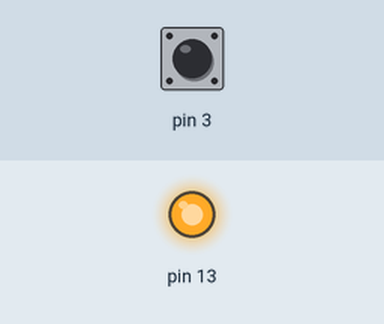
Simulated run of this sketch. Board: Arduino Uno, built with avr-gcc and run on an emulated ATmega328P. Parts: output pins drawn as LEDs (lit = HIGH). Inputs (shaded band) come from the test bench; at power-on: pin 3 HIGH.

Above: at 0.8 s.
0.9 s: pin 3 pulled LOW for 0.15 s
At 0.97 s:
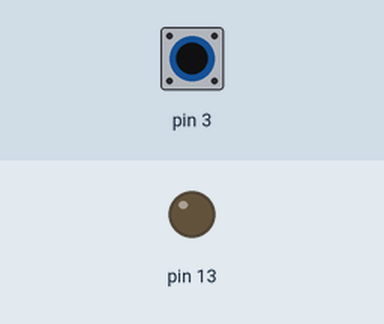
2.5 s: pin 3 pulled LOW for 3.2 s
At 6.5 s:
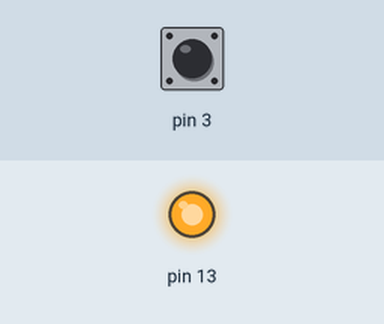
Timing chart, 0 to 8.0 s (numbered marks = the images above; inputs shaded):
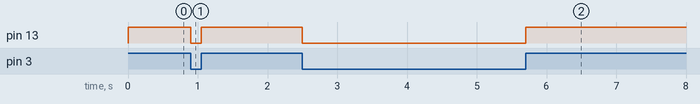

The sketch:

P1_M3.ino
```cpp
int main(void) {
  const uint8_t LED13 = 1 << PB5;
  const uint8_t SWITCH = 1 << PD3;
  DDRB |= LED13;
  PORTD |= SWITCH;
  while(1) {
    if((PIND & SWITCH) == 1 << PD3) {
      PORTB |= LED13;
    }
    else {
      PORTB &= ~LED13;
    }
  }
  return 0;
}
```

Measured:
- after the input at 0.9 s, pin 13: HIGH → LOW at once, → HIGH 0.15 s later
- after the input at 2.5 s, pin 13: HIGH → LOW at once, → HIGH 3.2 s later
